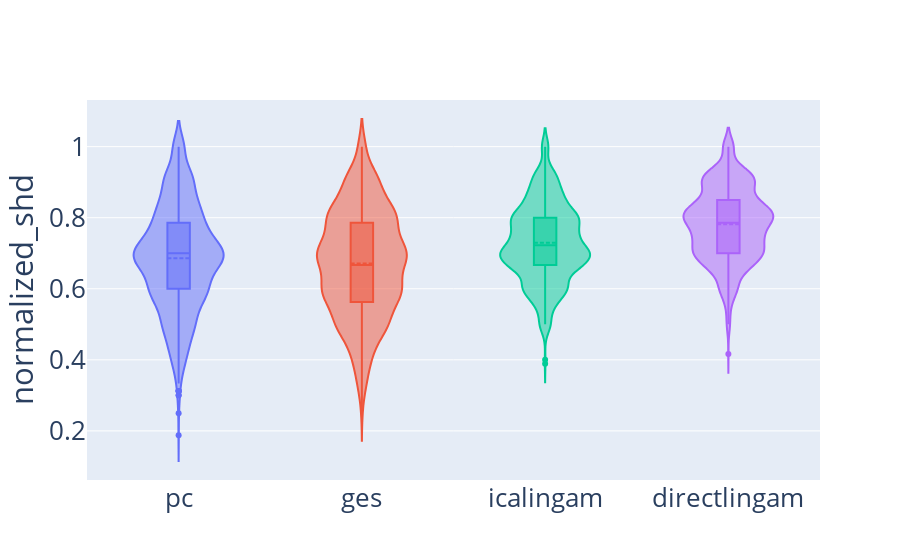
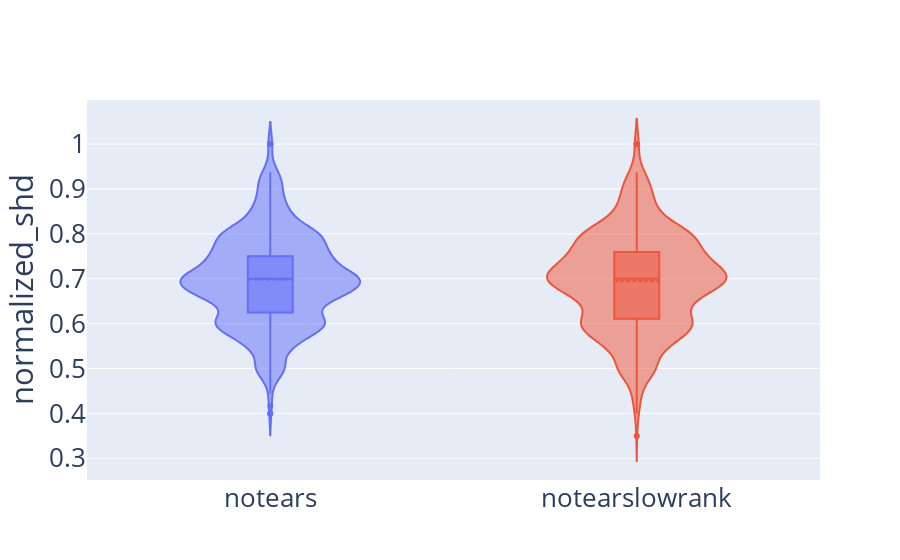

The cell these charts' notebook holds for them, in order:
### Code cell
algos = ['pc', 'ges', 'icalingam', 'directlingam','notears', 'notearslowrank']
def show_violin_plots(dataframe, metric:str):
    df = dataframe
    for i in range(0, len(algos), 4):
        stop =  i + 4 if i + 4 < len(algos) else len(algos)
        fig = go.Figure()
        for algo in algos[i:stop]:
                fig.add_trace(go.Violin(x=df['algo_name'][df['algo_name'] == algo],
                                    y=df[metric][df['algo_name'] == algo],
                                    name=algo,
                                    box_visible=True,
                                    meanline_visible=True))
        fig.update_layout(font_size=26)
        fig.update_layout(showlegend=False) 
        fig.update_yaxes(title_text=metric)        
        fig.show()
show_violin_plots(df_without_nan_norm_shd, 'normalized_shd')

### Figure 1 — Plotly figure (JSON) as saved in the notebook; plotly's stock layout.template omitted (floating-point values rounded to 4 significant figures; data arrays with more than 128 entries replaced by an {"elided": "..."} marker saying what was removed)
{"data": [{"box": {"visible": true}, "meanline": {"visible": true}, "name": "pc", "type": "violin", "x": {"elided": "1071 str values"}, "y": {"elided": "1071 float values"}}, {"box": {"visible": true}, "meanline": {"visible": true}, "name": "ges", "type": "violin", "x": {"elided": "1071 str values"}, "y": {"elided": "1071 float values"}}, {"box": {"visible": true}, "meanline": {"visible": true}, "name": "icalingam", "type": "violin", "x": {"elided": "1071 str values"}, "y": {"elided": "1071 float values"}}, {"box": {"visible": true}, "meanline": {"visible": true}, "name": "directlingam", "type": "violin", "x": {"elided": "1071 str values"}, "y": {"elided": "1071 float values"}}], "layout": {"font": {"size": 26}, "showlegend": false, "yaxis": {"title": {"text": "normalized_shd"}}}}

### Figure 2 — Plotly figure (JSON) as saved in the notebook; plotly's stock layout.template omitted (floating-point values rounded to 4 significant figures; data arrays with more than 128 entries replaced by an {"elided": "..."} marker saying what was removed)
{"data": [{"box": {"visible": true}, "meanline": {"visible": true}, "name": "notears", "type": "violin", "x": {"elided": "1071 str values"}, "y": {"elided": "1071 float values"}}, {"box": {"visible": true}, "meanline": {"visible": true}, "name": "notearslowrank", "type": "violin", "x": {"elided": "1071 str values"}, "y": {"elided": "1071 float values"}}], "layout": {"font": {"size": 26}, "showlegend": false, "yaxis": {"title": {"text": "normalized_shd"}}}}
